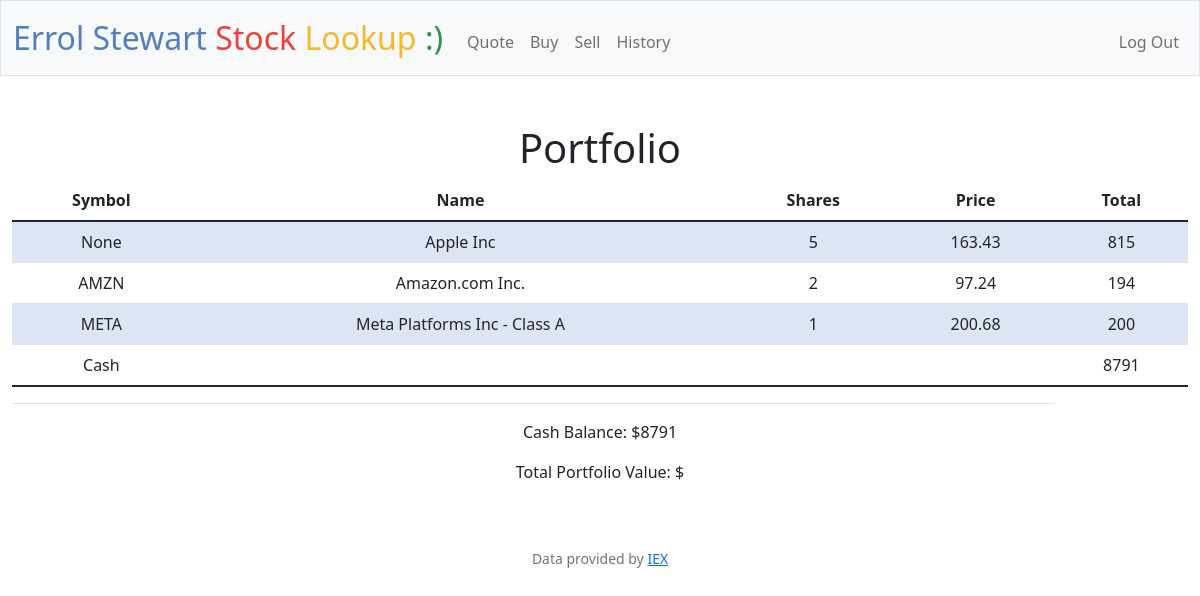
Page / (signed in) on the committed database.
### tables this page shows
CREATE TABLE 'Stocks' (id INTEGER PRIMARY KEY AUTOINCREMENT NOT NULL, 
SNAME TEXT NOT NULL,
SPRICE NUMERIC NOT NULL,
SAMOUNT NUMERIC NOT NULL,
STOTAL NUMERIC NOT NULL,
SCASH NUMERIC NOT NULL,
user_ID TEXT NOT NULL, Purchase_date date, 'Symbol'  VARCHAR , 'Shares'  INTEGER  );

CREATE TABLE users (id INTEGER PRIMARY KEY AUTOINCREMENT NOT NULL, username TEXT NOT NULL, hash TEXT NOT NULL, cash NUMERIC NOT NULL DEFAULT 10000.00);

### app.py (the view)
@app.route("/")
def index():
    if "user_id" not in session:
        return redirect("/login")
    user_id = session["user_id"]
    stocksapp = db.execute("SELECT  Symbol, SNAME, SAMOUNT, SPRICE, STOTAL FROM stocks WHERE user_id = ? GROUP BY Symbol", user_id )
    cashapp = db.execute("SELECT cash FROM users WHERE id = ?", user_id)[0]["cash"]
    return render_template("index.html", stocks=stocksapp, cash=cashapp)

### app.py (called while the page is built)
@app.after_request
def after_request(response):
    response.headers["Cache-Control"] = "no-cache, no-store, must-revalidate"
    response.headers["Expires"] = 0
    response.headers["Pragma"] = "no-cache"
    return response

### templates/index.html (shortened to what this page needs)
{% extends "layout.html" %}
{% block main %}
    <h1>Portfolio</h1>
    <table class="table table-striped">
        <thead>
            <tr>
                <th>Symbol</th>
                <th>Name</th>
                <th>Shares</th>
                <th>Price</th>
                <th>Total</th>
            </tr>
        </thead>
        <tbody>
            {% for stock in stocks %}
                <tr>
                    <td>{{ stock["Symbol"] }}</td>
                    <td>{{ stock["SNAME"] }}</td>
                    <td>{{ stock["SAMOUNT"] }}</td>
                    <td>{{ stock["SPRICE"] }}</td>
                    <td>{{ stock["STOTAL"] }} </td>
                </tr>
            {% endfor %}
            <tr>
                <td>Cash</td>
                <td colspan="3" ></td>
                <td>{{cash}}</td>
            </tr>
        </tbody>
        <tfoot>
            <td colspan="3"></td>
            <td>{{STOTAL}}</td>
        </tfoot>
    </table>
<p>Cash Balance: ${{ cash }}</p>
<p>Total Portfolio Value: ${{ STOTAL }}</p>
{% endblock %}

### static/styles.css (style rules this page uses)
table { background-color: transparent; margin-bottom: 1rem; width: 100%; }
table th, table td { padding: 0.75rem; vertical-align: middle; }
tbody tr:nth-of-type(odd) { background-color: rgb(179, 208, 255, 0.3) }

### rows in the picture
Stocks: Symbol "None", SNAME "Apple Inc", SAMOUNT "5", SPRICE "163.43", STOTAL "815"
Stocks: Symbol "AMZN", SNAME "Amazon.com Inc.", SAMOUNT "2", SPRICE "97.24", STOTAL "194"
Stocks: Symbol "META", SNAME "Meta Platforms Inc - Class A", SAMOUNT "1", SPRICE "200.68", STOTAL "200"
users: cash "8791"
